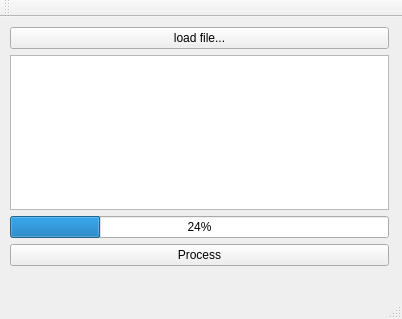
<?xml version="1.0" encoding="UTF-8"?>
<ui version="4.0">
 <class>MainWindow</class>
 <widget class="QMainWindow" name="MainWindow">
  <property name="geometry">
   <rect>
    <x>0</x>
    <y>0</y>
    <width>402</width>
    <height>319</height>
   </rect>
  </property>
  <property name="windowTitle">
   <string>MainWindow</string>
  </property>
  <widget class="QWidget" name="centralWidget">
   <widget class="QWidget" name="verticalLayoutWidget">
    <property name="geometry">
     <rect>
      <x>-1</x>
      <y>-1</y>
      <width>401</width>
      <height>261</height>
     </rect>
    </property>
    <layout class="QVBoxLayout" name="verticalLayout">
     <item>
      <widget class="QPushButton" name="loadFileButton">
       <property name="text">
        <string>load file...</string>
       </property>
      </widget>
     </item>
     <item>
      <widget class="QTextEdit" name="textLog"/>
     </item>
     <item>
      <widget class="QProgressBar" name="progressBar">
       <property name="value">
        <number>24</number>
       </property>
      </widget>
     </item>
     <item>
      <widget class="QPushButton" name="processButton">
       <property name="text">
        <string>Process</string>
       </property>
      </widget>
     </item>
    </layout>
   </widget>
  </widget>
  <widget class="QMenuBar" name="menuBar">
   <property name="geometry">
    <rect>
     <x>0</x>
     <y>0</y>
     <width>402</width>
     <height>21</height>
    </rect>
   </property>
  </widget>
  <widget class="QToolBar" name="mainToolBar">
   <attribute name="toolBarArea">
    <enum>TopToolBarArea</enum>
   </attribute>
   <attribute name="toolBarBreak">
    <bool>false</bool>
   </attribute>
  </widget>
  <widget class="QStatusBar" name="statusBar"/>
  <action name="actionExit">
   <property name="text">
    <string>Exit</string>
   </property>
  </action>
 </widget>
 <layoutdefault spacing="6" margin="11"/>
 <resources/>
 <connections/>
</ui>
